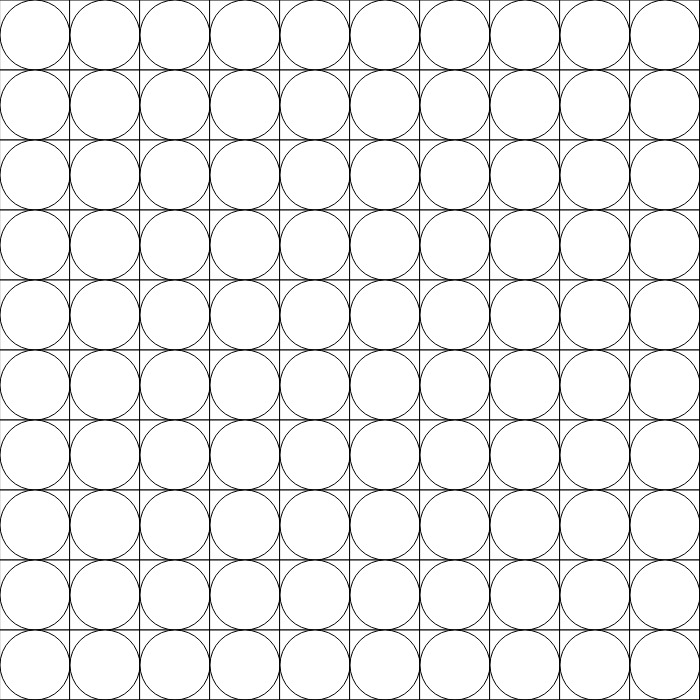
Frame 1 (no input)
Frame 60 (no input): identical to frame 1, image omitted
Frame 120 (the mouse pressed at the canvas centre since frame 60): identical to frame 1, image omitted

The p5.js sketch that drew this single still picture (run headless with seeded random() and noise() and a simulated clock; from frame 60 on, the mouse is pressed at the canvas centre):

// p5.js sketch
// ── sketch.js
let columns = 10;
let rows = 10;
let colSize;
let rowSize;

function setup(){
    createCanvas(700, 700);
    colSize =  width / columns ;
    rowSize =  height / rows;
}

function draw(){
    background(220);
        for(let i=0; i < colSize; i++){
            for(let j=0; j<rowSize; j++){
                rect(colSize*i,rowSize*j,colSize,rowSize);
                ellipse(colSize/2 + colSize*i,rowSize/2 + rowSize*j,colSize,rowSize);
            }
        }

}
